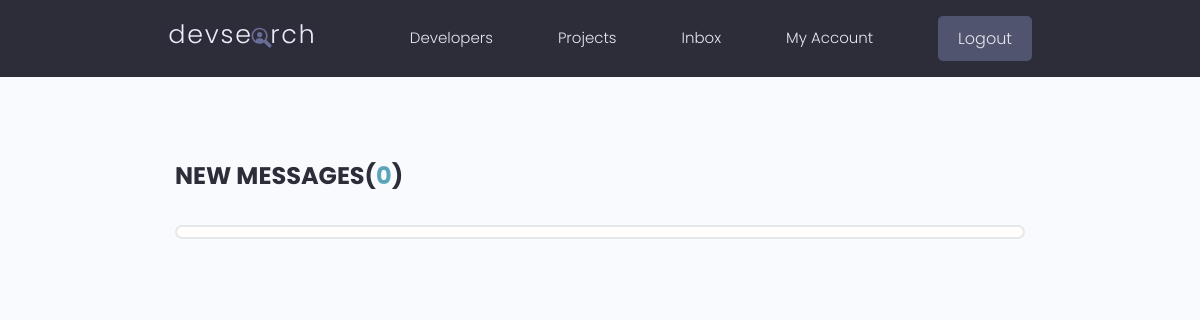
Page /inbox/ (signed in) on the earlier database version.
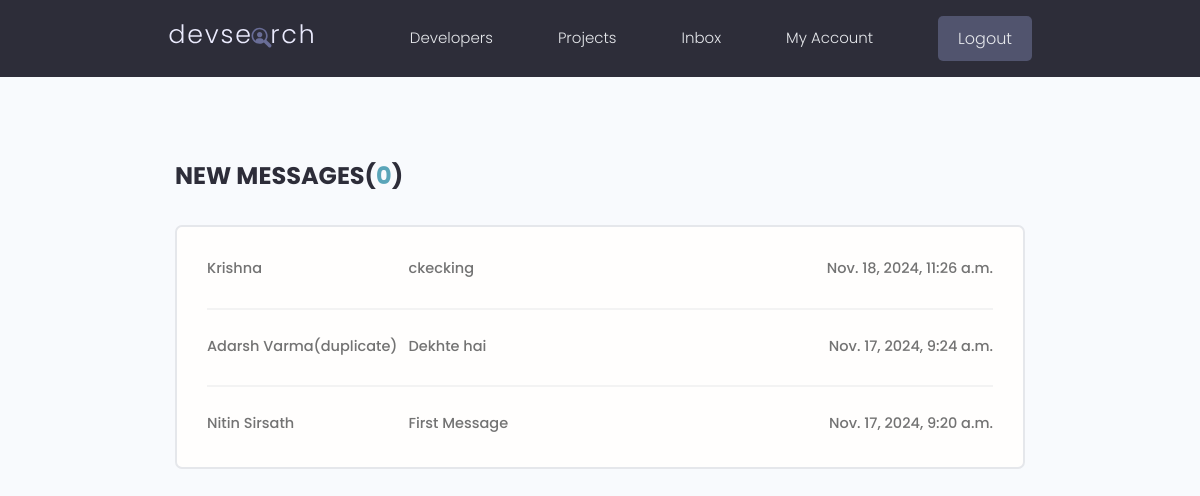
Same page on the later database version.
### users/models.py (models this page shows, shortened)
class Message(models.Model):
    sender = models.ForeignKey(Profile, related_name='sent_messages', on_delete=models.SET_NULL, null=True, blank=True)
    recipient = models.ForeignKey(Profile, related_name='received_messages', on_delete=models.SET_NULL, null=True, blank=True)
    name = models.CharField(max_length=200, null=True, blank=True)
    email = models.EmailField(max_length=200, null=True, blank=True)
    subject = models.CharField(max_length=200, null=True, blank=True)
    body = models.TextField()
    created = models.DateTimeField(auto_now_add=True)
    id = models.UUIDField(default=uuid.uuid4, unique=True, primary_key=True, editable=False)
    is_read = models.BooleanField(default=False, null=True)
    class Meta:
        ordering = ['is_read', '-created']

### users/views.py (the view)
# urls.py: path('inbox/', inbox, name='inbox'),
@login_required(login_url='login')
def inbox(request):
    profile = request.user.profile
    messageRequests = profile.received_messages.all()
    unreadCount = messageRequests.filter(is_read=False).count()
    context = {'messageRequests':messageRequests, 'unreadCount':unreadCount}
    return render(request, 'users/inbox.html', context)

### users/templates/users/inbox.html
{% extends 'main.html' %}
{% block content %}
  <main class="inbox my-xl">
    <div class="content-box">
      <h3 class="inbox__title">New Messages(<span>{{unreadCount}}</span>)</h3>
      <ul class="messages">
        {% for message in messageRequests  %}
          {% if message.is_read == False %}
          <li class="message message--unread">
          {% else %}
          <li class="message">
          {% endif %}
            <a href="{% url 'message' message.id %}">
              <span class="message__author">{{message.name}}</span>
              <span class="message__subject">{{message.subject}}</span>
              <span class="message__date">{{message.created}}</span>
            </a>
          </li>
        {% endfor %}
      </ul>
    </div>
  </main>
  {% endblock content %}

Differences in the rows shown:
added Message: name "Krishna", subject "ckecking", created "Nov. 18, 2024, 11:26 a.m."
added Message: name "Adarsh Varma(duplicate)", subject "Dekhte hai", created "Nov. 17, 2024, 9:24 a.m."
added Message: name "Nitin Sirsath", subject "First Message", created "Nov. 17, 2024, 9:20 a.m."
